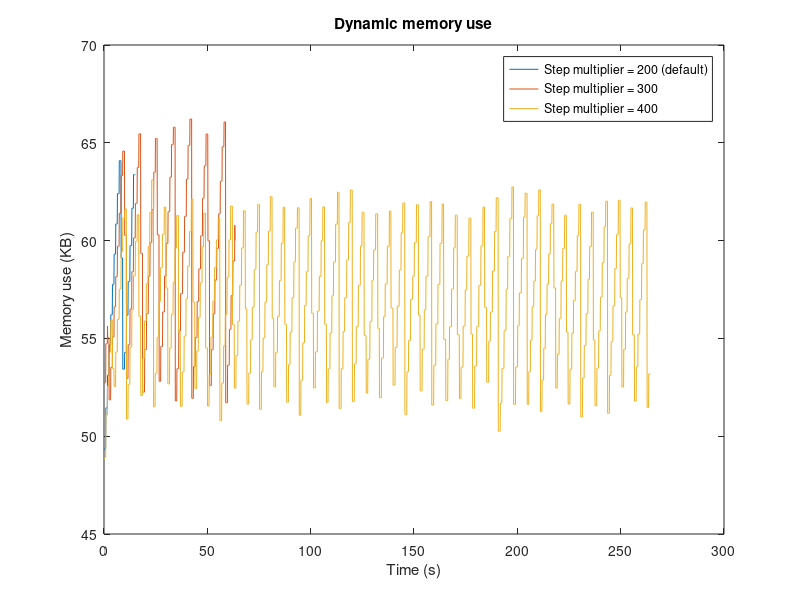

The MATLAB script that drew this image:
figure('Name', 'dynamic_memory_use')
hold off
file1 = fopen('mem200.txt', 'r');
file2 = fopen('mem300.txt', 'r');
file3 = fopen('mem400.txt', 'r');
data1 = fscanf(file1, '%f');
data2 = fscanf(file2, '%f');
data3 = fscanf(file3, '%f');

dt = 0.1;
t1 = [0:length(data1)-1]*dt;
t2 = [0:length(data2)-1]*dt;
t3 = [0:length(data3)-1]*dt;


plot(t1, data1, t2, data2, t3, data3) 
title('Dynamic memory use')
legend('Step multiplier = 200 (default)', 'Step multiplier = 300', 'Step multiplier = 400')
xlabel('Time (s)'), ylabel('Memory use (KB)')

fclose(file1);
fclose(file2);
fclose(file3);